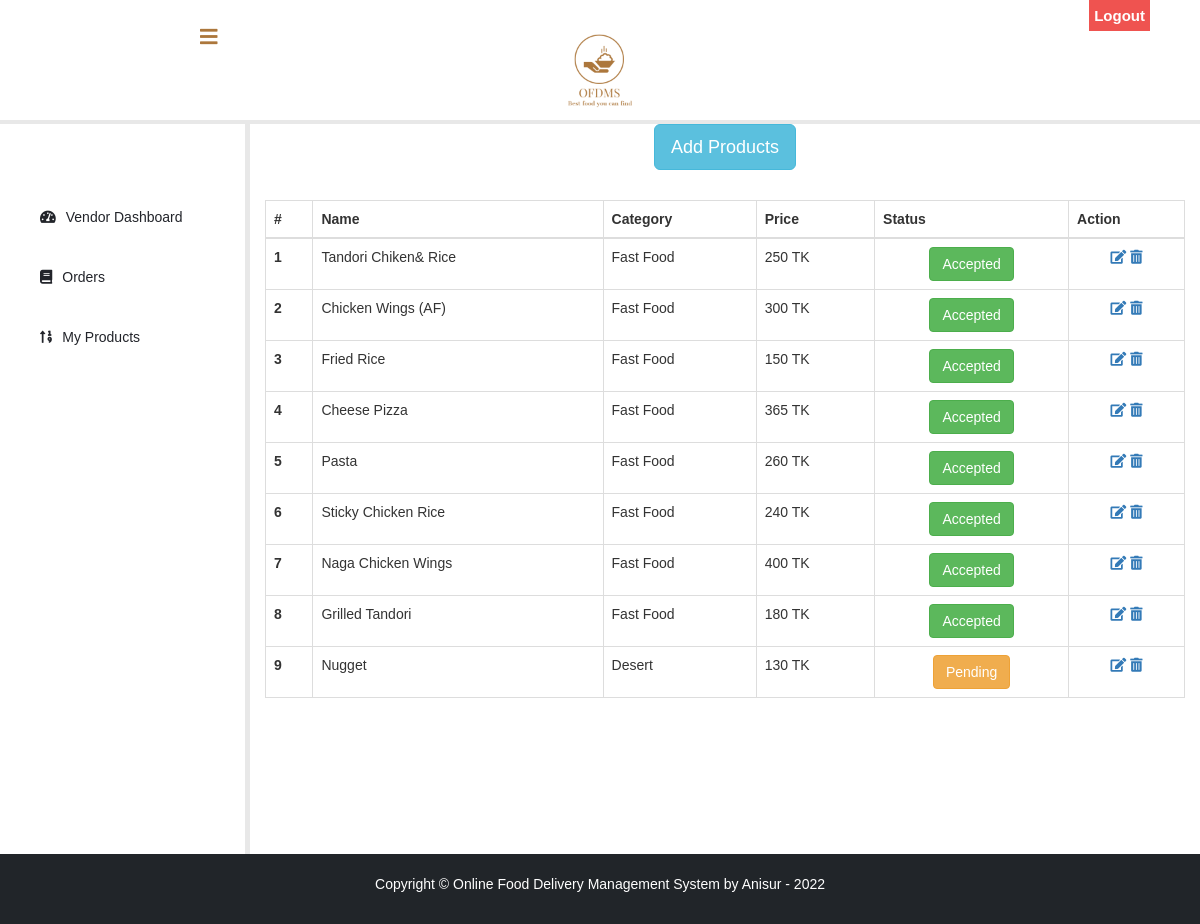
/vendor/product-details/ (signed in), run on the app's committed database.
### product/models.py (models this page shows)
class Product(models.Model):
    name = models.CharField(max_length=20, null=False)
    price = models.CharField(max_length=20, null=False)
    category = models.ForeignKey(ProductCategory, on_delete=models.CASCADE, null=True)
    created_by = models.ForeignKey(vmodel.Vendor, on_delete=models.CASCADE, null=True)
    image= models.ImageField(upload_to='product/img/',null=True,blank=True)
    status= models.CharField(max_length=20,default=0)
    description= models.TextField(default='')

class ProductCategory(models.Model):
    name =  models.CharField(max_length=20, null=False)
    def __str__(self):
        return self.name

### vendor/views.py (the view, shortened to what this page needs)
# urls.py: path('product-details/', views.product_details, name='vendor_dashboard'),
@login_required(login_url='vendor/login')
@user_passes_test(is_vendor)
def product_details(request):
    product_form = forms.ProductAddForm()
    product = pmodel.Product.objects.all().filter(created_by=models.Vendor.objects.get(user=request.user.id))
    dict ={'product_form':product_form,'product':product}
    return render(request,'vendor/product-details.html',context=dict)

### vendor/views.py (called while the page is built)
def is_vendor(user):
    return user.groups.filter(name='VENDOR').exists()

### templates/vendor/product-details.html (shortened to what this page needs)
{% extends 'vendor/base.html' %}
{% load widget_tweaks %}
{% block content %}
    {% load static %}
<head>
  </head>
<br><br>
  <div class="container">
    <div class="text-center">
          <button type="button" class="btn btn-info btn-lg" data-toggle="modal" data-target="#myModal">Add Products</button>
    </div>
     <div style="margin-top: 3rem">
         <table class="table table-bordered">
             <thead class="thead-light">
             <tr>
                 <th scope="col">#</th>
                 <th scope="col">Name</th>
                 <th scope="col">Category</th>
                 <th scope="col">Price</th>
                 <th scope="col">Status</th>
                 <th scope="col">Action</th>
             </tr>
             </thead>
             <tbody>
             {% for i in product %}
             <tr>
                 <th scope="row">{{ forloop.counter }}</th>
                 <td>{{ i.name }}</td>
                 <td>{{ i.category }}</td>
                 <td>{{ i.price }} TK</td>
                 <td class="text-center">{% if i.status == '0' %}<p class=" btn btn-warning">Pending</p> {% else %} <p class=" btn btn-success">Accepted</p> {% endif %}</td>
                 <td class="text-center"><a href="/vendor/product-edit/{{ i.id }}"><i class="fas fa-edit"></i></a> <a href=""><i class="fas fa-trash-alt"></i></a></td>
             </tr>
             {% endfor %}
             </tbody>
         </table>
     </div>
  </div>
<br><br><br><br><br><br><br><br><br><br>
{% endblock content %}

### templates/vendor/base.html (style rules this page uses)
a:link { text-decoration: none; }
body { margin: 0; padding: 0; font-family: "Gill Sans", sans-serif;; }

### templates/vendor/product-details.html (style rules this page uses)
a:link { text-decoration: none; }

### templates/vendor/footer.html (style rules this page uses)
p { text-align: center; }

### data on the page
Product: name "Tandori Chiken& Rice", category "Fast Food", price "250", status "Accepted"
Product: name "Chicken Wings (AF)", category "Fast Food", price "300", status "Accepted"
Product: name "Fried Rice", category "Fast Food", price "150", status "Accepted"
Product: name "Cheese Pizza", category "Fast Food", price "365", status "Accepted"
Product: name "Pasta", category "Fast Food", price "260", status "Accepted"
Product: name "Sticky Chicken Rice", category "Fast Food", price "240", status "Accepted"
Product: name "Naga Chicken Wings", category "Fast Food", price "400", status "Accepted"
Product: name "Grilled Tandori", category "Fast Food", price "180", status "Accepted"
Product: name "Nugget", category "Desert", price "130", status "Pending"
